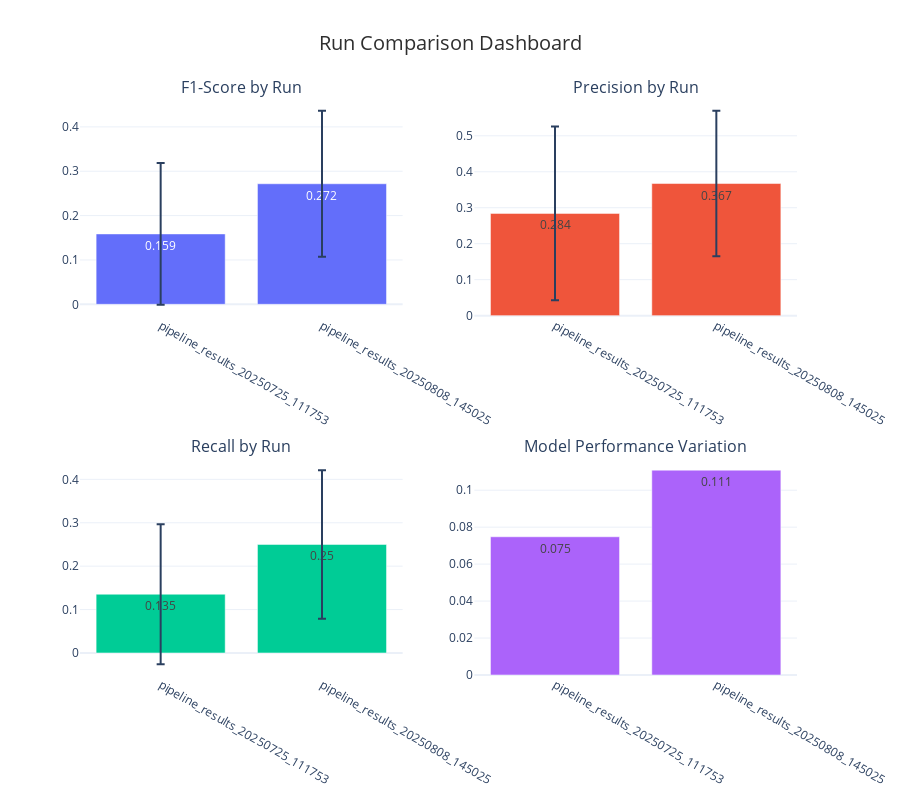
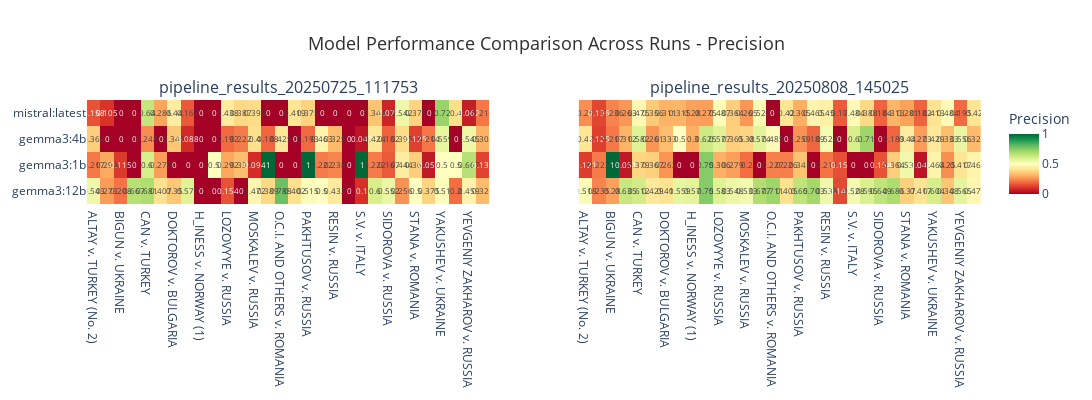
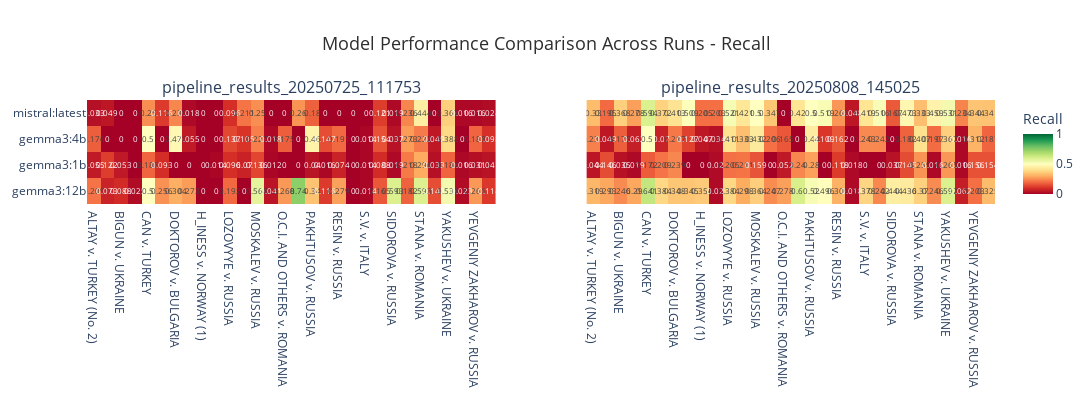

The notebook cell these images were saved under, in order:
### Code cell
if 'df' in globals() and not df.empty:
    
    # 4. Run Comparison (if multiple runs selected)
    if len(df['run'].unique()) > 1:
        print("🔄 4. Run Comparison Dashboard")
        run_comparison = create_run_comparison_dashboard(df)
        if run_comparison:
            run_comparison.show()
    
    # 5. Additional Heatmaps for Precision and Recall
    print("📊 5. Additional Performance Heatmaps")
    
    # Precision heatmap
    precision_heatmap = create_performance_heatmap(df, 'precision', 'Precision')
    precision_heatmap.show()
    
    # Recall heatmap  
    recall_heatmap = create_performance_heatmap(df, 'recall', 'Recall')
    recall_heatmap.show()
    
    # 6. Summary Statistics Table
    print("\n" + "="*80)
    print("📊 PERFORMANCE SUMMARY")
    print("="*80)
    
    # Best model per document
    print("\n🏆 BEST MODEL PER DOCUMENT (by F1-Score):")
    best_per_doc = df.loc[df.groupby('document')['f1_score'].idxmax()][['document', 'model', 'f1_score', 'precision', 'recall']]
    best_per_doc = best_per_doc.sort_values('f1_score', ascending=False)
    display(best_per_doc)
    
    # Overall model ranking
    print("\n🥇 OVERALL MODEL RANKING:")
    model_ranking = df.groupby('model').agg({
        'f1_score': ['mean', 'std', 'min', 'max'],
        'precision': 'mean',
        'recall': 'mean',
        'document': 'count'
    }).round(4)
    model_ranking.columns = ['F1_Mean', 'F1_Std', 'F1_Min', 'F1_Max', 'Precision_Mean', 'Recall_Mean', 'Documents']
    model_ranking = model_ranking.sort_values('F1_Mean', ascending=False)
    display(model_ranking)
    
    # Document difficulty ranking
    print("\n📋 DOCUMENT DIFFICULTY RANKING (Hardest First):")
    doc_ranking = df.groupby('document').agg({
        'f1_score': ['mean', 'std', 'min', 'max'],
        'model': 'count'
    }).round(4)
    doc_ranking.columns = ['F1_Mean', 'F1_Std', 'F1_Min', 'F1_Max', 'Models_Tested']
    doc_ranking = doc_ranking.sort_values('F1_Mean', ascending=True)
    display(doc_ranking)
    
    if len(df['run'].unique()) > 1:
        print("\n🔄 RUN COMPARISON:")
        run_summary = df.groupby('run').agg({
            'f1_score': ['mean', 'std'],
            'precision': 'mean',
            'recall': 'mean',
            'model': 'nunique',
            'document': 'nunique'
        }).round(4)
        run_summary.columns = ['F1_Mean', 'F1_Std', 'Precision_Mean', 'Recall_Mean', 'Models', 'Documents']
        run_summary = run_summary.sort_values('F1_Mean', ascending=False)
        display(run_summary)
    
else:
    print("❌ Please load and process evaluation data first.")

### Figure 1 — Plotly figure (JSON) as saved in the notebook; plotly's stock layout.template omitted (floating-point values rounded to 4 significant figures)
{"data": [{"error_y": {"array": [0.1599, 0.1645], "type": "data", "visible": true}, "name": "F1", "showlegend": false, "text": [0.159, 0.272], "textposition": "auto", "type": "bar", "x": ["pipeline_results_20250725_111753", "pipeline_results_20250808_145025"], "xaxis": "x", "y": [0.1587, 0.2718], "yaxis": "y"}, {"error_y": {"array": [0.2414, 0.2023], "type": "data", "visible": true}, "name": "Precision", "showlegend": false, "text": [0.284, 0.367], "textposition": "auto", "type": "bar", "x": ["pipeline_results_20250725_111753", "pipeline_results_20250808_145025"], "xaxis": "x2", "y": [0.2843, 0.3673], "yaxis": "y2"}, {"error_y": {"array": [0.1613, 0.1711], "type": "data", "visible": true}, "name": "Recall", "showlegend": false, "text": [0.135, 0.25], "textposition": "auto", "type": "bar", "x": ["pipeline_results_20250725_111753", "pipeline_results_20250808_145025"], "xaxis": "x3", "y": [0.1354, 0.2501], "yaxis": "y3"}, {"name": "F1 Std Dev", "showlegend": false, "text": [0.075, 0.111], "textposition": "auto", "type": "bar", "x": ["pipeline_results_20250725_111753", "pipeline_results_20250808_145025"], "xaxis": "x4", "y": [0.0748, 0.1108], "yaxis": "y4"}], "layout": {"annotations": [{"font": {"size": 16}, "showarrow": false, "text": "F1-Score by Run", "x": 0.225, "xanchor": "center", "xref": "paper", "y": 1, "yanchor": "bottom", "yref": "paper"}, {"font": {"size": 16}, "showarrow": false, "text": "Precision by Run", "x": 0.775, "xanchor": "center", "xref": "paper", "y": 1, "yanchor": "bottom", "yref": "paper"}, {"font": {"size": 16}, "showarrow": false, "text": "Recall by Run", "x": 0.225, "xanchor": "center", "xref": "paper", "y": 0.375, "yanchor": "bottom", "yref": "paper"}, {"font": {"size": 16}, "showarrow": false, "text": "Model Performance Variation", "x": 0.775, "xanchor": "center", "xref": "paper", "y": 0.375, "yanchor": "bottom", "yref": "paper"}], "height": 800, "title": {"font": {"color": "#2E2E2E", "size": 20}, "text": "Run Comparison Dashboard", "x": 0.5}, "xaxis": {"anchor": "y", "domain": [0, 0.45]}, "xaxis2": {"anchor": "y2", "domain": [0.55, 1]}, "xaxis3": {"anchor": "y3", "domain": [0, 0.45]}, "xaxis4": {"anchor": "y4", "domain": [0.55, 1]}, "yaxis": {"anchor": "x", "domain": [0.625, 1]}, "yaxis2": {"anchor": "x2", "domain": [0.625, 1]}, "yaxis3": {"anchor": "x3", "domain": [0, 0.375]}, "yaxis4": {"anchor": "x4", "domain": [0, 0.375]}}}

### Figure 2 — Plotly figure (JSON) as saved in the notebook; plotly's stock layout.template omitted (floating-point values rounded to 4 significant figures)
{"data": [{"colorbar": {"title": {"text": "Precision"}}, "colorscale": [[0, "rgb(165,0,38)"], [0.1, "rgb(215,48,39)"], [0.2, "rgb(244,109,67)"], [0.3, "rgb(253,174,97)"], [0.4, "rgb(254,224,139)"], [0.5, "rgb(255,255,191)"], [0.6, "rgb(217,239,139)"], [0.7, "rgb(166,217,106)"], [0.8, "rgb(102,189,99)"], [0.9, "rgb(26,152,80)"], [1, "rgb(0,104,55)"]], "showscale": true, "text": [[0.543, 0.273, 0.208, 0.667, 0.681, 0.407, 0.35, 0.577, 0.0, 0.0, 0.154, 0.0, 0.472, 0.389, 0.788, 0.402, 0.515, 0.5, 0.432, 0.0, 0.1, 0.6, 0.552, 0.256, 0.5, 0.375, 0.51, 0.2, 0.459, 0.326], [0.217, 0.294, 0.115, 0.0, 0.6, 0.276, 0.0, 0.0, 0.0, 0.5, 0.292, 0.333, 0.094, 1.0, 0.0, 0.0, 1.0, 0.222, 0.238, 0.0, 1.0, 0.222, 0.167, 0.444, 0.364, 0.054, 0.5, 0.5, 0.667, 0.132], [0.364, 0.0, 0.0, 0.0, 0.248, 0.0, 0.349, 0.088, 0.0, 0.0, 0.192, 0.222, 0.4, 0.188, 0.425, 0.0, 0.193, 0.463, 0.325, 0.0, 0.045, 0.424, 0.182, 0.395, 0.125, 0.214, 0.559, 0.0, 0.545, 0.308], [0.158, 0.105, 0.0, 0.0, 0.64, 0.286, 0.44, 0.167, 0.0, 0.0, 0.438, 0.387, 0.393, 0.0, 0.0, 0.419, 0.375, 0.0, 0.0, 0.0, 0.0, 0.344, 0.077, 0.542, 0.375, 0.0, 0.72, 0.4, 0.062, 0.214]], "textfont": {"size": 8}, "texttemplate": "%{text}", "type": "heatmap", "x": ["ALTAY v. TURKEY (No. 2)", "BELYAYEV AND OTHERS v. UKRAINE", "BIGUN v. UKRAINE", "CABUCAK v. GERMANY", "CAN v. TURKEY", "CRISTIAN CATALIN UNGUREANU v. ROMANIA", "DOKTOROV v. BULGARIA", "EGILL EINARSSON v. ICELAND (No. 2)", "H_INESS v. NORWAY (1)", "KOSAITE - CYPIENE AND OTHERS v. LITHUANIA", "LOZOVYYE v. RUSSIA", "M.T. v. UKRAINE", "MOSKALEV v. RUSSIA", "MURUZHEVA v. RUSSIA", "O.C.I. AND OTHERS v. ROMANIA", "OTGON v. THE REPUBLIC OF MOLDOVA", "PAKHTUSOV v. RUSSIA", "PANYUSHKINY v. RUSSIA", "RESIN v. RUSSIA", "S.N. v. RUSSIA", "S.V. v. ITALY", "SHVIDKIYE v. RUSSIA", "SIDOROVA v. RUSSIA", "SOLCAN v. ROMANIA", "STANA v. ROMANIA", "VISY v. SLOVAKIA", "YAKUSHEV v. UKRAINE", "YERMAKOVICH v. RUSSIA", "YEVGENIY ZAKHAROV v. RUSSIA", "_NODI v. HUNGARY"], "xaxis": "x", "y": ["gemma3:12b", "gemma3:1b", "gemma3:4b", "mistral:latest"], "yaxis": "y", "z": [[0.5429, 0.2727, 0.2083, 0.6667, 0.6809, 0.4074, 0.35, 0.5769, 0.0, 0.0, 0.1538, 0.0, 0.4717, 0.3889, 0.7879, 0.4022, 0.5152, 0.5, 0.4318, 0.0, 0.1, 0.6, 0.5517, 0.2564, 0.5, 0.375, 0.5098, 0.2, 0.4595, 0.3256], [0.2174, 0.2941, 0.1154, 0.0, 0.6, 0.2759, 0.0, 0.0, 0.0, 0.5, 0.2917, 0.3333, 0.09375, 1.0, 0.0, 0.0, 1.0, 0.2222, 0.2381, 0.0, 1.0, 0.2222, 0.1667, 0.4444, 0.3636, 0.05405, 0.5, 0.5, 0.6667, 0.1316], [0.3636, 0.0, 0.0, 0.0, 0.2481, 0.0, 0.3492, 0.08824, 0.0, 0.0, 0.1923, 0.2222, 0.4, 0.1875, 0.425, 0.0, 0.1933, 0.4634, 0.325, 0.0, 0.04545, 0.4242, 0.1818, 0.3947, 0.125, 0.2143, 0.5588, 0.0, 0.5455, 0.3077], [0.1579, 0.1053, 0.0, 0.0, 0.64, 0.2857, 0.44, 0.1667, 0.0, 0.0, 0.4375, 0.3871, 0.3929, 0.0, 0.0, 0.4194, 0.375, 0.0, 0.0, 0.0, 0.0, 0.3438, 0.07692, 0.5417, 0.375, 0.0, 0.72, 0.4, 0.0625, 0.2143]], "zmax": 1, "zmin": 0}, {"colorscale": [[0, "rgb(165,0,38)"], [0.1, "rgb(215,48,39)"], [0.2, "rgb(244,109,67)"], [0.3, "rgb(253,174,97)"], [0.4, "rgb(254,224,139)"], [0.5, "rgb(255,255,191)"], [0.6, "rgb(217,239,139)"], [0.7, "rgb(166,217,106)"], [0.8, "rgb(102,189,99)"], [0.9, "rgb(26,152,80)"], [1, "rgb(0,104,55)"]], "showscale": false, "text": [[0.518, 0.235, 0.28, 0.635, 0.612, 0.429, 0.41, 0.559, 0.57, 0.75, 0.583, 0.548, 0.533, 0.677, 0.711, 0.405, 0.65, 0.703, 0.538, 0.143, 0.528, 0.595, 0.649, 0.686, 0.37, 0.417, 0.604, 0.348, 0.565, 0.471], [0.121, 0.222, 1.0, 0.051, 0.379, 0.367, 0.262, 0.0, 0.0, 0.75, 0.306, 0.279, 0.2, 0.0, 0.227, 0.226, 0.341, 0.0, 0.211, 0.15, 0.0, 0.0, 0.154, 0.364, 0.538, 0.043, 0.464, 0.25, 0.417, 0.463], [0.42, 0.125, 0.217, 0.312, 0.582, 0.261, 0.333, 0.5, 0.3, 0.625, 0.577, 0.365, 0.38, 0.574, 0.485, 0.0, 0.259, 0.189, 0.524, 0.0, 0.6, 0.71, 0.0, 0.189, 0.44, 0.273, 0.429, 0.333, 0.556, 0.324], [0.25, 0.136, 0.236, 0.263, 0.475, 0.356, 0.311, 0.315, 0.28, 0.275, 0.487, 0.364, 0.265, 0.522, 0.0, 0.42, 0.305, 0.465, 0.45, 0.17, 0.484, 0.388, 0.184, 0.313, 0.281, 0.182, 0.413, 0.484, 0.195, 0.42]], "textfont": {"size": 8}, "texttemplate": "%{text}", "type": "heatmap", "x": ["ALTAY v. TURKEY (No. 2)", "BELYAYEV AND OTHERS v. UKRAINE", "BIGUN v. UKRAINE", "CABUCAK v. GERMANY", "CAN v. TURKEY", "CRISTIAN CATALIN UNGUREANU v. ROMANIA", "DOKTOROV v. BULGARIA", "EGILL EINARSSON v. ICELAND (No. 2)", "H_INESS v. NORWAY (1)", "KOSAITE - CYPIENE AND OTHERS v. LITHUANIA", "LOZOVYYE v. RUSSIA", "M.T. v. UKRAINE", "MOSKALEV v. RUSSIA", "MURUZHEVA v. RUSSIA", "O.C.I. AND OTHERS v. ROMANIA", "OTGON v. THE REPUBLIC OF MOLDOVA", "PAKHTUSOV v. RUSSIA", "PANYUSHKINY v. RUSSIA", "RESIN v. RUSSIA", "S.N. v. RUSSIA", "S.V. v. ITALY", "SHVIDKIYE v. RUSSIA", "SIDOROVA v. RUSSIA", "SOLCAN v. ROMANIA", "STANA v. ROMANIA", "VISY v. SLOVAKIA", "YAKUSHEV v. UKRAINE", "YERMAKOVICH v. RUSSIA", "YEVGENIY ZAKHAROV v. RUSSIA", "_NODI v. HUNGARY"], "xaxis": "x2", "y": ["gemma3:12b", "gemma3:1b", "gemma3:4b", "mistral:latest"], "yaxis": "y2", "z": [[0.5179, 0.2353, 0.28, 0.6351, 0.6119, 0.4286, 0.4103, 0.5588, 0.5696, 0.75, 0.5833, 0.5484, 0.5333, 0.6774, 0.7105, 0.4054, 0.65, 0.7033, 0.5385, 0.1429, 0.5283, 0.5946, 0.6486, 0.6857, 0.3704, 0.4167, 0.6042, 0.3478, 0.5652, 0.4706], [0.1212, 0.2222, 1.0, 0.05085, 0.3793, 0.3673, 0.2619, 0.0, 0.0, 0.75, 0.3061, 0.2791, 0.2, 0.0, 0.2273, 0.2264, 0.3415, 0.0, 0.2105, 0.15, 0.0, 0.0, 0.1538, 0.3636, 0.5385, 0.04348, 0.4643, 0.25, 0.4167, 0.4634], [0.42, 0.125, 0.2174, 0.3125, 0.5818, 0.2609, 0.3333, 0.5, 0.3, 0.625, 0.5769, 0.3654, 0.38, 0.5738, 0.4848, 0.0, 0.2588, 0.1892, 0.5238, 0.0, 0.6, 0.7097, 0.0, 0.1887, 0.44, 0.2727, 0.4286, 0.3333, 0.5556, 0.3239], [0.25, 0.1356, 0.236, 0.2632, 0.475, 0.3556, 0.3115, 0.3146, 0.2796, 0.2752, 0.4872, 0.3636, 0.2651, 0.5221, 0.0, 0.42, 0.3049, 0.4653, 0.45, 0.1702, 0.4844, 0.3884, 0.1837, 0.3133, 0.2812, 0.1818, 0.4127, 0.4839, 0.1947, 0.42]], "zmax": 1, "zmin": 0}], "layout": {"annotations": [{"font": {"size": 16}, "showarrow": false, "text": "pipeline_results_20250725_111753", "x": 0.225, "xanchor": "center", "xref": "paper", "y": 1, "yanchor": "bottom", "yref": "paper"}, {"font": {"size": 16}, "showarrow": false, "text": "pipeline_results_20250808_145025", "x": 0.775, "xanchor": "center", "xref": "paper", "y": 1, "yanchor": "bottom", "yref": "paper"}], "height": 400, "title": {"font": {"color": "#2E2E2E", "size": 18}, "text": "Model Performance Comparison Across Runs - Precision", "x": 0.5}, "width": 1200, "xaxis": {"anchor": "y", "domain": [0, 0.45]}, "xaxis2": {"anchor": "y2", "domain": [0.55, 1]}, "yaxis": {"anchor": "x", "domain": [0, 1]}, "yaxis2": {"anchor": "x2", "domain": [0, 1], "matches": "y", "showticklabels": false}}}

### Figure 3 — Plotly figure (JSON) as saved in the notebook; plotly's stock layout.template omitted (floating-point values rounded to 4 significant figures)
{"data": [{"colorbar": {"title": {"text": "Recall"}}, "colorscale": [[0, "rgb(165,0,38)"], [0.1, "rgb(215,48,39)"], [0.2, "rgb(244,109,67)"], [0.3, "rgb(253,174,97)"], [0.4, "rgb(254,224,139)"], [0.5, "rgb(255,255,191)"], [0.6, "rgb(217,239,139)"], [0.7, "rgb(166,217,106)"], [0.8, "rgb(102,189,99)"], [0.9, "rgb(26,152,80)"], [1, "rgb(0,104,55)"]], "showscale": true, "text": [[0.209, 0.073, 0.088, 0.025, 0.5, 0.256, 0.304, 0.273, 0.0, 0.0, 0.192, 0.0, 0.568, 0.041, 0.268, 0.74, 0.34, 0.116, 0.279, 0.0, 0.014, 0.165, 0.593, 0.182, 0.593, 0.148, 0.531, 0.023, 0.266, 0.114], [0.055, 0.122, 0.053, 0.0, 0.188, 0.093, 0.0, 0.0, 0.0, 0.014, 0.096, 0.07, 0.136, 0.012, 0.0, 0.0, 0.04, 0.016, 0.074, 0.0, 0.014, 0.088, 0.019, 0.218, 0.296, 0.033, 0.184, 0.016, 0.031, 0.041], [0.176, 0.0, 0.0, 0.0, 0.5, 0.0, 0.478, 0.055, 0.0, 0.0, 0.137, 0.105, 0.227, 0.018, 0.175, 0.0, 0.46, 0.147, 0.191, 0.0, 0.014, 0.154, 0.037, 0.273, 0.222, 0.049, 0.388, 0.0, 0.188, 0.098], [0.033, 0.049, 0.0, 0.0, 0.25, 0.116, 0.239, 0.018, 0.0, 0.0, 0.096, 0.211, 0.25, 0.0, 0.0, 0.26, 0.18, 0.0, 0.0, 0.0, 0.0, 0.121, 0.019, 0.236, 0.444, 0.0, 0.367, 0.016, 0.016, 0.024]], "textfont": {"size": 8}, "texttemplate": "%{text}", "type": "heatmap", "x": ["ALTAY v. TURKEY (No. 2)", "BELYAYEV AND OTHERS v. UKRAINE", "BIGUN v. UKRAINE", "CABUCAK v. GERMANY", "CAN v. TURKEY", "CRISTIAN CATALIN UNGUREANU v. ROMANIA", "DOKTOROV v. BULGARIA", "EGILL EINARSSON v. ICELAND (No. 2)", "H_INESS v. NORWAY (1)", "KOSAITE - CYPIENE AND OTHERS v. LITHUANIA", "LOZOVYYE v. RUSSIA", "M.T. v. UKRAINE", "MOSKALEV v. RUSSIA", "MURUZHEVA v. RUSSIA", "O.C.I. AND OTHERS v. ROMANIA", "OTGON v. THE REPUBLIC OF MOLDOVA", "PAKHTUSOV v. RUSSIA", "PANYUSHKINY v. RUSSIA", "RESIN v. RUSSIA", "S.N. v. RUSSIA", "S.V. v. ITALY", "SHVIDKIYE v. RUSSIA", "SIDOROVA v. RUSSIA", "SOLCAN v. ROMANIA", "STANA v. ROMANIA", "VISY v. SLOVAKIA", "YAKUSHEV v. UKRAINE", "YERMAKOVICH v. RUSSIA", "YEVGENIY ZAKHAROV v. RUSSIA", "_NODI v. HUNGARY"], "xaxis": "x", "y": ["gemma3:12b", "gemma3:1b", "gemma3:4b", "mistral:latest"], "yaxis": "y", "z": [[0.2088, 0.07317, 0.08772, 0.02469, 0.5, 0.2558, 0.3043, 0.2727, 0.0, 0.0, 0.1918, 0.0, 0.5682, 0.04118, 0.268, 0.74, 0.34, 0.1163, 0.2794, 0.0, 0.01351, 0.1648, 0.5926, 0.1818, 0.5926, 0.1475, 0.5306, 0.02344, 0.2656, 0.1138], [0.05495, 0.122, 0.05263, 0.0, 0.1875, 0.09302, 0.0, 0.0, 0.0, 0.01351, 0.09589, 0.07018, 0.1364, 0.01176, 0.0, 0.0, 0.04, 0.0155, 0.07353, 0.0, 0.01351, 0.08791, 0.01852, 0.2182, 0.2963, 0.03279, 0.1837, 0.01562, 0.03125, 0.04065], [0.1758, 0.0, 0.0, 0.0, 0.5, 0.0, 0.4783, 0.05455, 0.0, 0.0, 0.137, 0.1053, 0.2273, 0.01765, 0.1753, 0.0, 0.46, 0.1473, 0.1912, 0.0, 0.01351, 0.1538, 0.03704, 0.2727, 0.2222, 0.04918, 0.3878, 0.0, 0.1875, 0.09756], [0.03297, 0.04878, 0.0, 0.0, 0.25, 0.1163, 0.2391, 0.01818, 0.0, 0.0, 0.09589, 0.2105, 0.25, 0.0, 0.0, 0.26, 0.18, 0.0, 0.0, 0.0, 0.0, 0.1209, 0.01852, 0.2364, 0.4444, 0.0, 0.3673, 0.01562, 0.01562, 0.02439]], "zmax": 1, "zmin": 0}, {"colorscale": [[0, "rgb(165,0,38)"], [0.1, "rgb(215,48,39)"], [0.2, "rgb(244,109,67)"], [0.3, "rgb(253,174,97)"], [0.4, "rgb(254,224,139)"], [0.5, "rgb(255,255,191)"], [0.6, "rgb(217,239,139)"], [0.7, "rgb(166,217,106)"], [0.8, "rgb(102,189,99)"], [0.9, "rgb(26,152,80)"], [1, "rgb(0,104,55)"]], "showscale": false, "text": [[0.319, 0.293, 0.246, 0.29, 0.641, 0.384, 0.348, 0.345, 0.354, 0.02, 0.384, 0.298, 0.364, 0.247, 0.278, 0.6, 0.52, 0.496, 0.309, 0.018, 0.378, 0.242, 0.444, 0.436, 0.37, 0.246, 0.592, 0.062, 0.203, 0.325], [0.044, 0.146, 0.035, 0.019, 0.172, 0.209, 0.239, 0.0, 0.0, 0.02, 0.205, 0.211, 0.159, 0.0, 0.052, 0.24, 0.28, 0.0, 0.118, 0.018, 0.0, 0.0, 0.037, 0.145, 0.259, 0.016, 0.265, 0.016, 0.156, 0.154], [0.231, 0.049, 0.175, 0.062, 0.5, 0.07, 0.217, 0.127, 0.047, 0.034, 0.411, 0.333, 0.432, 0.206, 0.165, 0.0, 0.44, 0.109, 0.162, 0.0, 0.243, 0.242, 0.0, 0.182, 0.407, 0.197, 0.367, 0.016, 0.312, 0.187], [0.33, 0.195, 0.368, 0.278, 0.594, 0.372, 0.413, 0.509, 0.205, 0.203, 0.521, 0.421, 0.5, 0.347, 0.0, 0.42, 0.5, 0.519, 0.265, 0.048, 0.419, 0.516, 0.167, 0.473, 0.333, 0.459, 0.531, 0.234, 0.344, 0.341]], "textfont": {"size": 8}, "texttemplate": "%{text}", "type": "heatmap", "x": ["ALTAY v. TURKEY (No. 2)", "BELYAYEV AND OTHERS v. UKRAINE", "BIGUN v. UKRAINE", "CABUCAK v. GERMANY", "CAN v. TURKEY", "CRISTIAN CATALIN UNGUREANU v. ROMANIA", "DOKTOROV v. BULGARIA", "EGILL EINARSSON v. ICELAND (No. 2)", "H_INESS v. NORWAY (1)", "KOSAITE - CYPIENE AND OTHERS v. LITHUANIA", "LOZOVYYE v. RUSSIA", "M.T. v. UKRAINE", "MOSKALEV v. RUSSIA", "MURUZHEVA v. RUSSIA", "O.C.I. AND OTHERS v. ROMANIA", "OTGON v. THE REPUBLIC OF MOLDOVA", "PAKHTUSOV v. RUSSIA", "PANYUSHKINY v. RUSSIA", "RESIN v. RUSSIA", "S.N. v. RUSSIA", "S.V. v. ITALY", "SHVIDKIYE v. RUSSIA", "SIDOROVA v. RUSSIA", "SOLCAN v. ROMANIA", "STANA v. ROMANIA", "VISY v. SLOVAKIA", "YAKUSHEV v. UKRAINE", "YERMAKOVICH v. RUSSIA", "YEVGENIY ZAKHAROV v. RUSSIA", "_NODI v. HUNGARY"], "xaxis": "x2", "y": ["gemma3:12b", "gemma3:1b", "gemma3:4b", "mistral:latest"], "yaxis": "y2", "z": [[0.3187, 0.2927, 0.2456, 0.2901, 0.6406, 0.3837, 0.3478, 0.3455, 0.3543, 0.02027, 0.3836, 0.2982, 0.3636, 0.2471, 0.2784, 0.6, 0.52, 0.4961, 0.3088, 0.01796, 0.3784, 0.2418, 0.4444, 0.4364, 0.3704, 0.2459, 0.5918, 0.0625, 0.2031, 0.3252], [0.04396, 0.1463, 0.03509, 0.01852, 0.1719, 0.2093, 0.2391, 0.0, 0.0, 0.02027, 0.2055, 0.2105, 0.1591, 0.0, 0.05155, 0.24, 0.28, 0.0, 0.1176, 0.01796, 0.0, 0.0, 0.03704, 0.1455, 0.2593, 0.01639, 0.2653, 0.01562, 0.1562, 0.1545], [0.2308, 0.04878, 0.1754, 0.06173, 0.5, 0.06977, 0.2174, 0.1273, 0.04724, 0.03378, 0.411, 0.3333, 0.4318, 0.2059, 0.1649, 0.0, 0.44, 0.1085, 0.1618, 0.0, 0.2432, 0.2418, 0.0, 0.1818, 0.4074, 0.1967, 0.3673, 0.01562, 0.3125, 0.187], [0.3297, 0.1951, 0.3684, 0.2778, 0.5938, 0.3721, 0.413, 0.5091, 0.2047, 0.2027, 0.5205, 0.4211, 0.5, 0.3471, 0.0, 0.42, 0.5, 0.5194, 0.2647, 0.0479, 0.4189, 0.5165, 0.1667, 0.4727, 0.3333, 0.459, 0.5306, 0.2344, 0.3438, 0.3415]], "zmax": 1, "zmin": 0}], "layout": {"annotations": [{"font": {"size": 16}, "showarrow": false, "text": "pipeline_results_20250725_111753", "x": 0.225, "xanchor": "center", "xref": "paper", "y": 1, "yanchor": "bottom", "yref": "paper"}, {"font": {"size": 16}, "showarrow": false, "text": "pipeline_results_20250808_145025", "x": 0.775, "xanchor": "center", "xref": "paper", "y": 1, "yanchor": "bottom", "yref": "paper"}], "height": 400, "title": {"font": {"color": "#2E2E2E", "size": 18}, "text": "Model Performance Comparison Across Runs - Recall", "x": 0.5}, "width": 1200, "xaxis": {"anchor": "y", "domain": [0, 0.45]}, "xaxis2": {"anchor": "y2", "domain": [0.55, 1]}, "yaxis": {"anchor": "x", "domain": [0, 1]}, "yaxis2": {"anchor": "x2", "domain": [0, 1], "matches": "y", "showticklabels": false}}}
